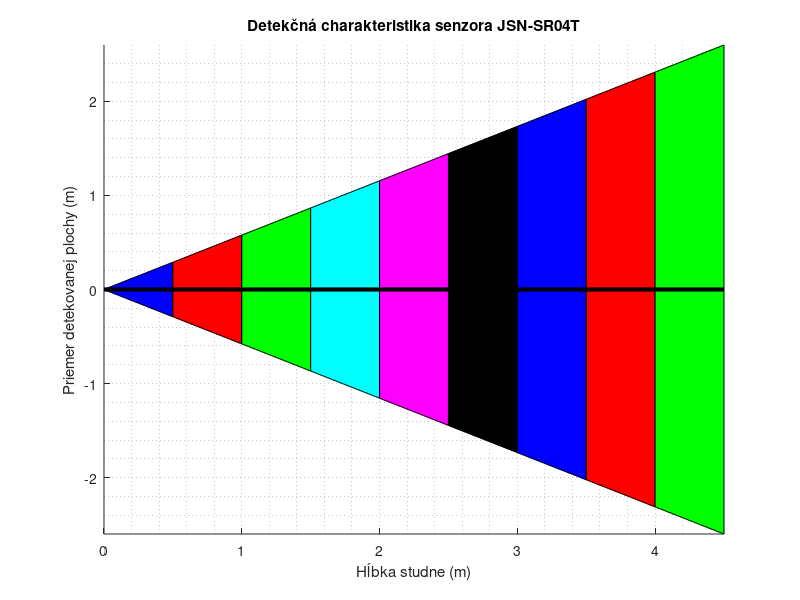

MATLAB code for this plot:
%% Vyhotovil: Martin Chlebovec (martinius96@gmail.com)
%% Vizualizácia detekčnej charakteristiky pre ultrazvukový senzor JSN-SR04T
%% Detekčná charakteristika: 60°

close all;
clear all;
clc;


half_angle = 30;
rad_pos = deg2rad(half_angle);
rad_neg = -rad_pos;
farby = ['b', 'r', 'g', 'c', 'm', 'k', 'b', 'r', 'g'];

figure;
hold on;

for i = 1:9
    start_hlbka = (i - 1) * 0.5;
    koniec_hlbka = i * 0.5;
    
    hlbka = start_hlbka:0.01:koniec_hlbka;
    
    priemer_pos = hlbka * tan(rad_pos);
    priemer_neg = hlbka * tan(rad_neg);
    
    c = farby(i);
    
    plot(hlbka, priemer_pos, ['-', c]);
    plot(hlbka, priemer_neg, ['-', c]);
    
    patch([hlbka, fliplr(hlbka)], [priemer_pos, fliplr(priemer_neg)], c);
end

plot([0, 4.5], [0, 0], '-k', 'LineWidth', 3);

title('Detekčná charakteristika senzora JSN-SR04T');
grid minor;
xlabel('Hĺbka studne (m)'); 
ylabel('Priemer detekovanej plochy (m)');
axis tight;
